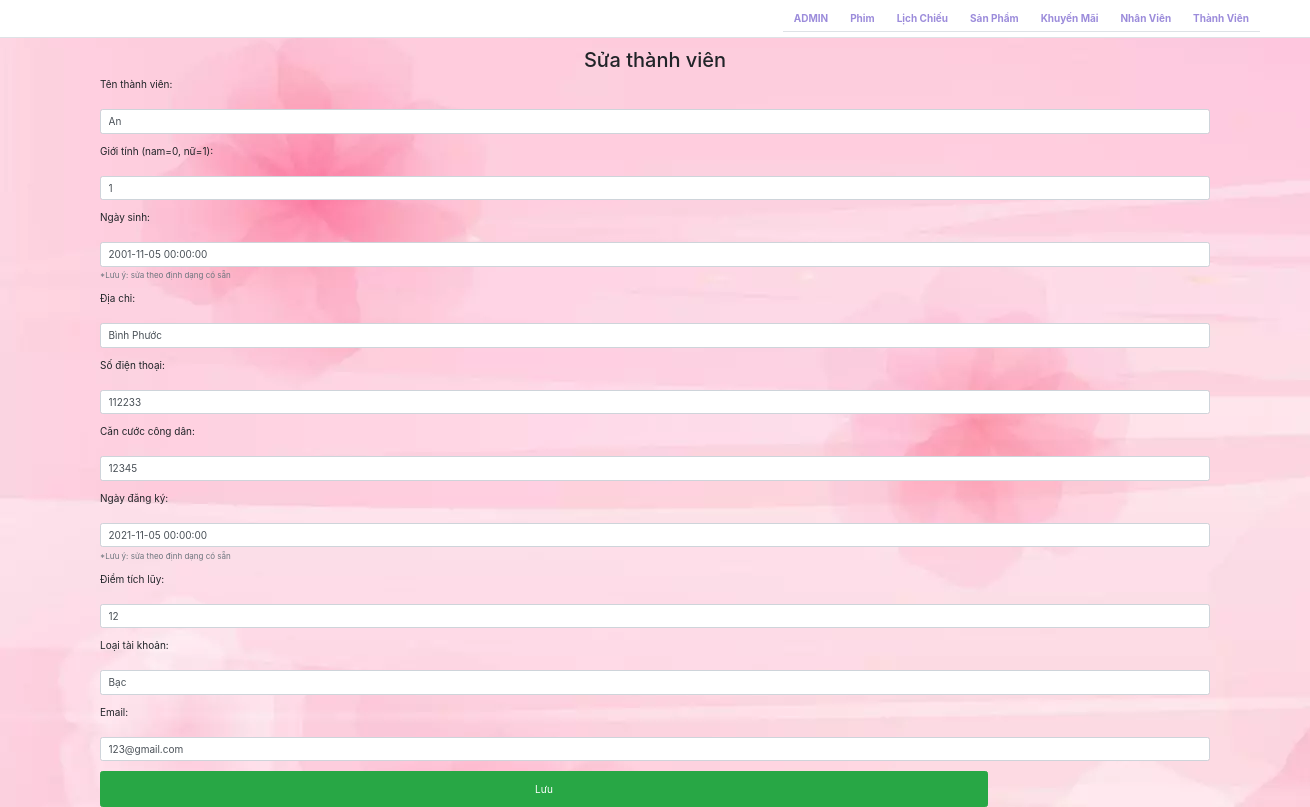
The page /admin/thanhvien/update.php?matv=1 on the database its author committed.
### tables this page shows
CREATE TABLE `thanhvien` (
  `MATV` int(10) NOT NULL,
  `TENTV` varchar(40) NOT NULL,
  `GIOITINH` int(11) DEFAULT 2,
  `NGAYSINH` datetime DEFAULT NULL,
  `DIACHI` varchar(50) DEFAULT NULL,
  `SDT` char(11) NOT NULL,
  `CCCD` char(12) DEFAULT NULL,
  `NGAYDK` datetime DEFAULT NULL,
  `DIEMTICHLUY` int(11) DEFAULT NULL,
  `LOAITK` varchar(50) DEFAULT NULL,
  `EMAIL` varchar(256) NOT NULL
);

### db/dbhelper.php (called while the page is built, shortened)
<?php
function executeSingleResult($sql) {
	$con = mysqli_connect(HOST, USERNAME, PASSWORD, DATABASE);
	$result = mysqli_query($con, $sql);
	$row =null;
	if ($result !=null)
	{
		$row    = mysqli_fetch_array($result);
	}
	return $row;
}

### admin/thanhvien/update.php (the view, shortened to what this page needs)
<?php
require_once ('../../db/dbhelper.php');
$matv = $tentv = '';
if (isset($_GET['matv'])) {
	$matv   = $_GET['matv'];
	$sql          = "select * from thanhvien where matv='$matv'";
	$result = executeSingleResult($sql);
	if ($result != null) {
		$tentv = $result[1];
		$gioitinh= $result[2];
		$ngaysinh=$result[3];
		$diachi=$result[4];
		$sdt=$result[5];
		$cccd=$result[6];
		$ngaydk=$result[7];
		$diemtichluy=$result[8];
		$loaitk=$result[9];
		$email=$result[10];
	}
}
require('../../all/header.php')
?>
	<div class="container">
		<div class="panel panel-primary">
			<div class="panel-heading">
				<h2 class="text-center">Sửa thành viên</h2>
			</div>
			<div class="panel-body">
				<form method="post">
				<div class="form-group">
					  <label for="tentv">Tên thành viên:</label>
					  <input required="true" type="text" class="form-control" id="tentv" name="tentv" value="<?=$tentv?>">
					</div>
					<div class="form-group">
					  <label for="gioitinh">Giới tính (nam=0, nữ=1):</label><br>
					  <input required="true" type="number" class="form-control" id="gioitinh" name="gioitinh" value="<?=$gioitinh?>">
					</div>
					<div class="form-group">
					  <label for="ngaysinh">Ngày sinh:</label>
					  <input required="true" type="text" class="form-control" id="ngaysinh" name="ngaysinh" value="<?=$ngaysinh?>">
					  <small class="form-text text-muted">*Lưu ý: sửa theo định dạng có sẵn</small>
					</div>
					<div class="form-group">
                        <label for="diachi">Địa chỉ:</label><br>
                        <input required="true" type="text" class="form-control" id="diachi" name="diachi" value="<?=$diachi?>">
                    </div>
					<div class="form-group">
					  <label for="sdt">Số điện thoại:</label>
					  <input required="true" type="number" class="form-control" id="sdt" name="sdt" value="<?=$sdt?>">
					</div>
					<div class="form-group">
					  <label for="cccd">Căn cước công dân:</label>
					  <input required="true" type="number" class="form-control" id="cccd" name="cccd" value="<?=$cccd?>">
                    </div>
					<div class="form-group">
					  <label for="ngaydk">Ngày đăng ký:</label>
					  <input required="true" type="text" class="form-control" id="ngaydk" name="ngaydk" value="<?=$ngaydk?>">
					  <small class="form-text text-muted">*Lưu ý: sửa theo định dạng có sẵn</small>
					</div>
					<div class="form-group">
					  <label for="diemtichluy">Điểm tích lũy:</label>
					  <input type="number" min="0" class="form-control" id="diemtichluy" name="diemtichluy" value="<?=$diemtichluy?>">
                    </div>
					<div class="form-group">
					  <label for="loaitk">Loại tài khoản:</label>
					  <input required="true" type="text" class="form-control" id="loaitk" name="loaitk" value="<?=$loaitk?>">
					</div>
					<div class="form-group">
					  <label for="email">Email:</label>
					  <input required="true" type="email" class="form-control" id="email" name="email" value="<?=$email?>">
					</div>
					<button class="btn btn-success">Lưu</button>
				</form>
			</div>
		</div>
	</div>
</body>
</html>

### assets/css/base.css (style rules this page uses)
:root { --primary-color: rgb(223, 50, 50); --white-color: #fff; --black-color: #000; --text-color: #505050; --header-height: 80px; }
* { box-sizing: inherit; }
html { font-size: 62.5%; line-height: 1.6rem; font-family: 'Roboto', sans-serif; box-sizing: border-box; }
.btn { width: 80%; height: 36px; margin: 0 auto; font-size: 1.4rem; font-weight: 500; color: var(--white-color); background-color: var(--primary-color); border: none; cursor: pointer; border-radius: 5px; text-decoration: none; display: block; text-align: center; line-height: 30px; }
.form-control { display: block; width: 100%; height: calc(1.5em + 0.75rem + 2px); padding: 0.375rem 0.75rem; font-size: 1.6rem; font-weight: 400; line-height: 1.5; color: #495057; background-color: rgb(255, 255, 255); background-clip: padding-box; border: 1px solid #ced4da; border-radius: 0.25rem; margin-top: 12px; border-radius: 5px; }

### rows shown on the page
thanhvien: tentv "An", gioitinh "1", ngaysinh "2001-11-05 00:00:00", diachi "Bình Phước", sdt "112233", cccd "12345", ngaydk "2021-11-05 00:00:00", diemtichluy "12", loaitk "Bạc", email "123@gmail.com"
